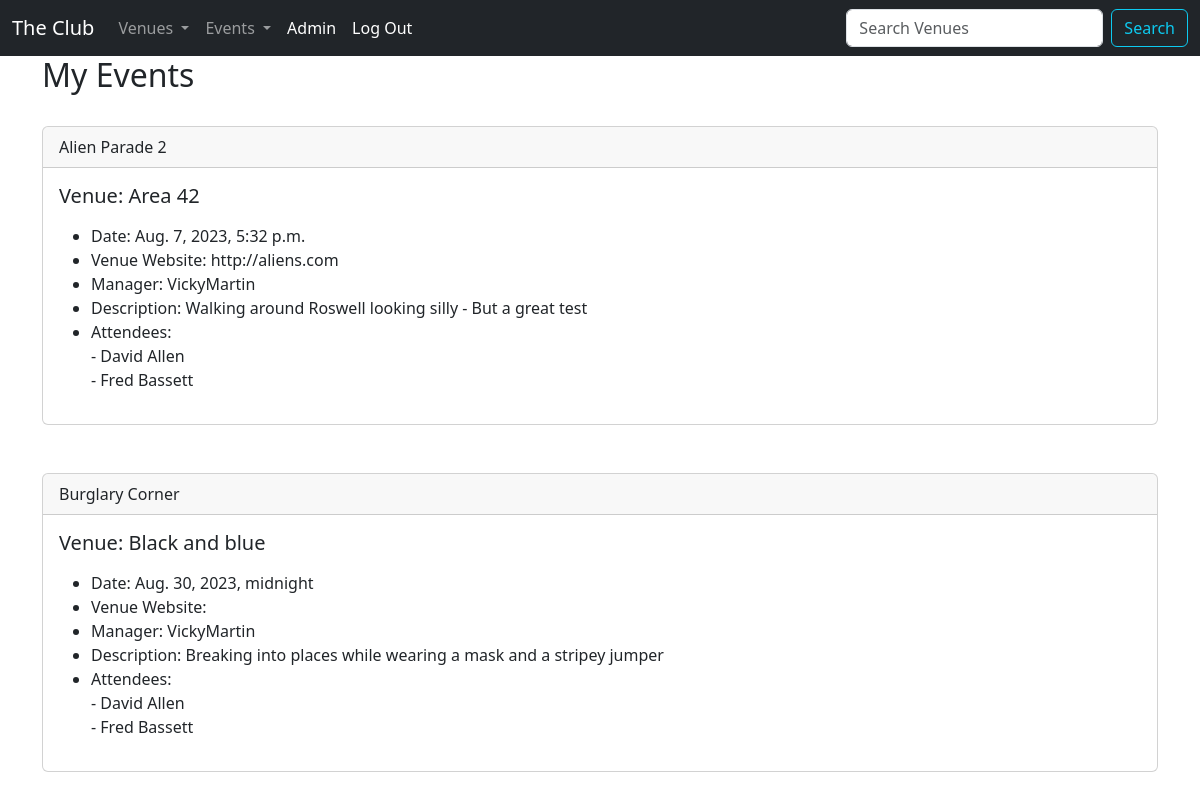
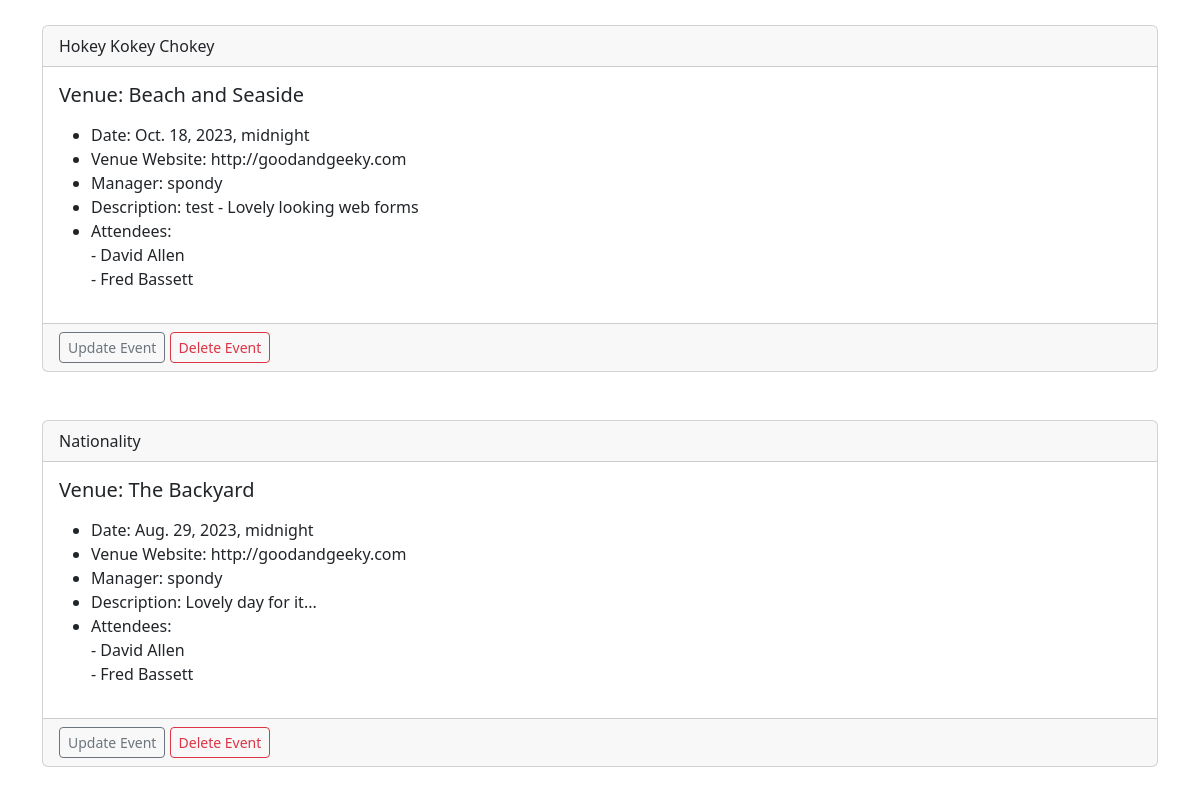
/my_events (signed in), run on an earlier commit of the app's database (2 pictures, top to bottom).
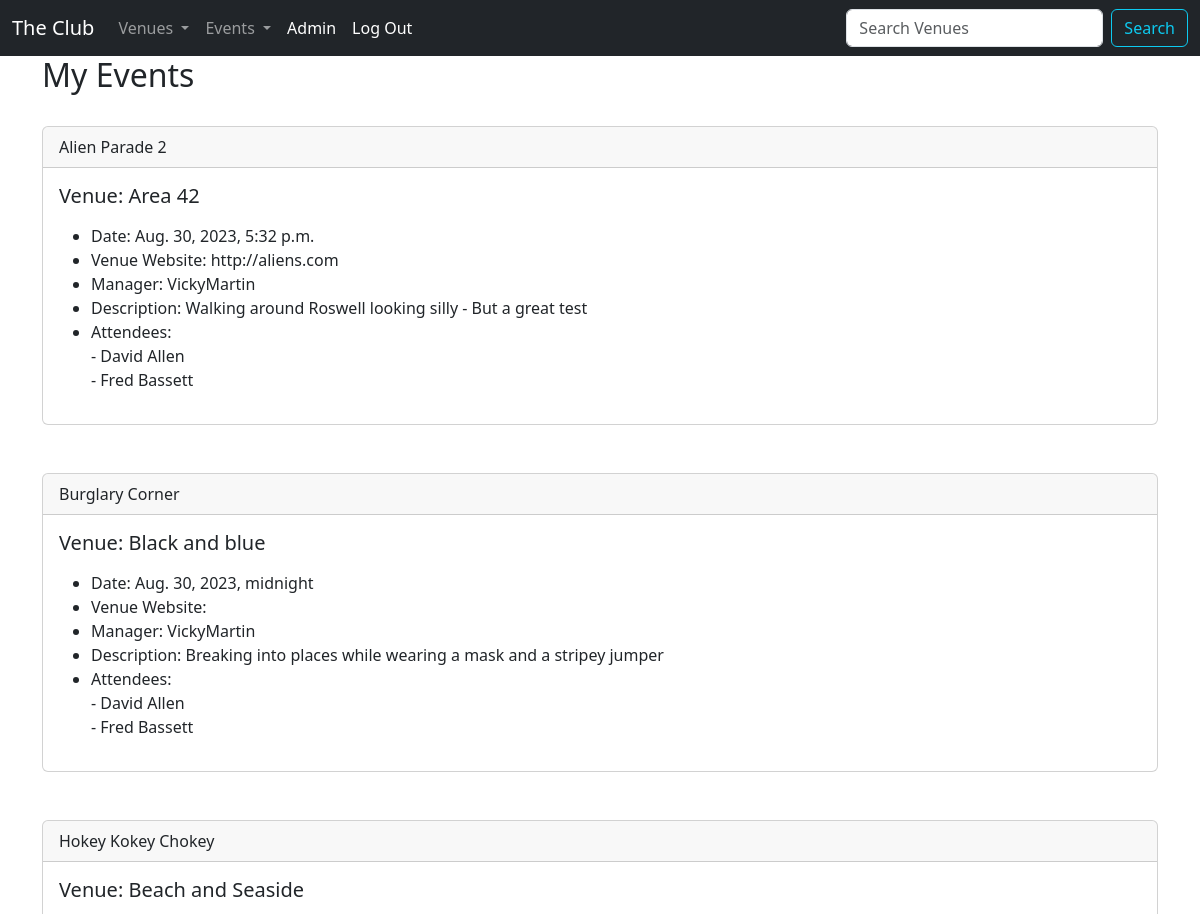
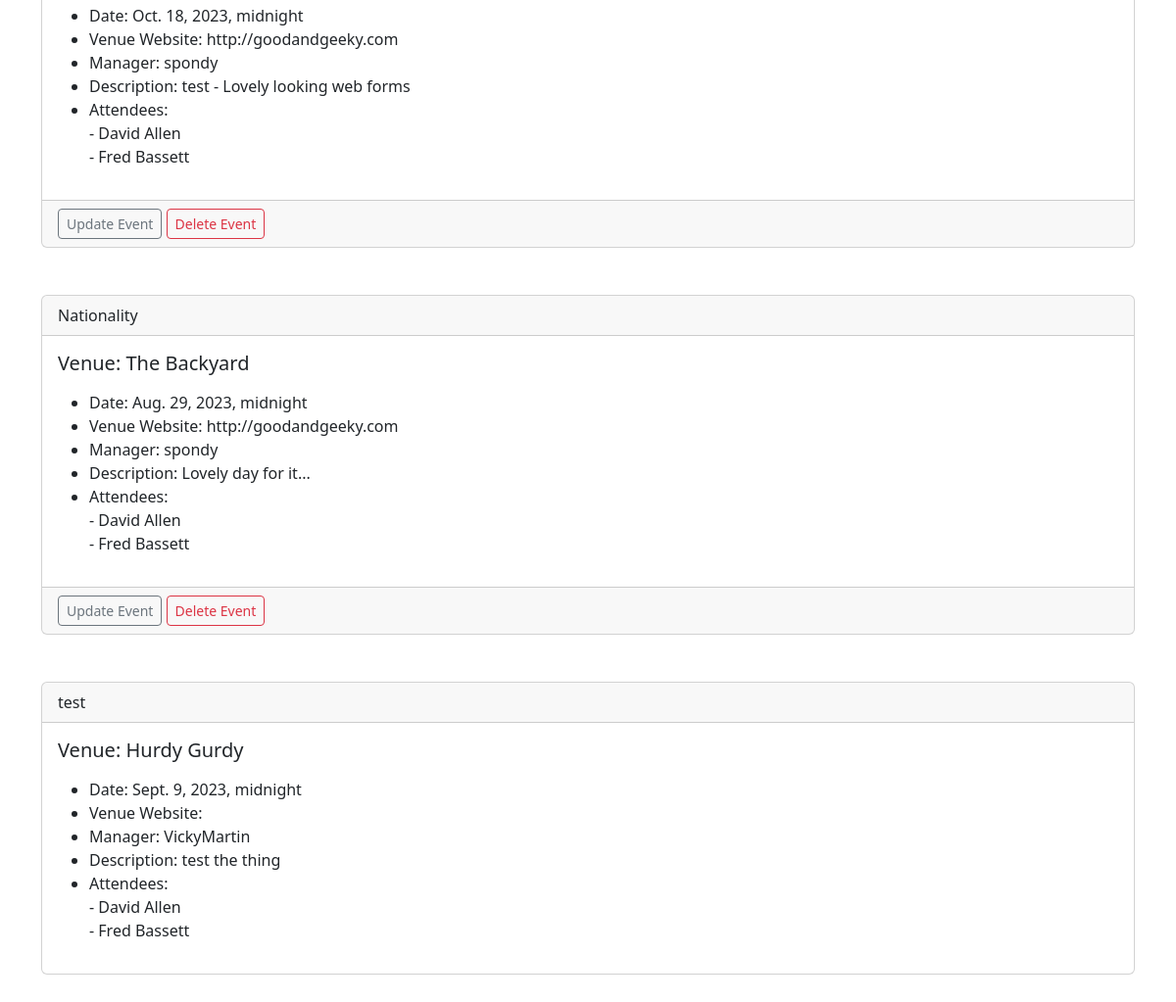
And on a later commit of the database (2 pictures, top to bottom).
### events/models.py (models this page shows, shortened)
class Event(models.Model):
    name = models.CharField("Event Name", max_length=120)
    event_date = models.DateTimeField("Event Date")
    venue = models.ForeignKey(Venue, blank=True, null=True, on_delete=models.CASCADE)
    manager = models.ForeignKey(User, blank=True, null=True, on_delete=models.SET_NULL)
    description = models.TextField(blank=True)
    attendees = models.ManyToManyField(MyClubUser, blank=True)
    approved = models.BooleanField("Approved", default=False)
    def __str__(self):
        return self.name

class Venue(models.Model):
    name = models.CharField("Venue Name", max_length=120)
    address = models.CharField(max_length=300)
    zip_code = models.CharField("Zip Code", max_length=15)
    phone = models.CharField("Contact Phone", max_length=25, blank=True)
    web = models.URLField("Website Address", blank=True)
    email_address = models.EmailField("Email Address", blank=True)
    owner = models.IntegerField("Venue Owner", blank=False, default=1)
    venue_image = models.ImageField(null=True, blank=True, upload_to="images/")
    def __str__(self):
        return self.name

class MyClubUser(models.Model):
    first_name = models.CharField(max_length=30)
    last_name = models.CharField(max_length=30)
    email = models.EmailField("User Email")
    def __str__(self):
        return self.first_name + " " + self.last_name

### events/views.py (the view)
# urls.py: path("my_events", views.my_events, name="my-events"),
def my_events(request):
    if request.user.is_authenticated:
        me = request.user.id
        events = Event.objects.filter(attendees=me).order_by("name")
        return render(request, "events/my_events.html", {"events": events})
    else:
        messages.success(request, ("You can't do that"))
        return redirect("home")

### events/templates/events/my_events.html
{% extends 'events/base.html' %}
{% block content %}
	<h2>My Events</h2>
	<br/>
	{% for event in events %}
<div class="card">
  <div class="card-header">
    {{ event }}
  </div>
  <div class="card-body">
    <h5 class="card-title">Venue: {{ event.venue }}</h5>
    <p class="card-text">
    	<ul>
        <li>Date: {{ event.event_date }}</li>
        <li>Venue Website: {{ event.venue.web }}</li>
        <li>Manager: {{ event.manager }}</li>
        <li>Description: {{ event.description }}</li>
        <li>Attendees:<br/>
          {% for user in event.attendees.all %}
         - {{ user }}<br/>
          {% endfor %}
          </li>
      </ul>
    </p>
  </div>
  {% if user.is_authenticated %}
    {% if user == event.manager %}
      <div class="card-footer text-muted">
        <a href="{% url 'update-event' event.id %}" class="btn btn-outline-secondary btn-sm">Update Event</a>
        <a href="{% url 'delete-event' event.id %}" class="btn btn-outline-danger btn-sm">Delete Event</a>
      </div>
    {% endif %}
  {% endif %}
</div>
	<br/><br/>
	{% endfor %}
{% endblock %}

What changed in the data, as far as the page shows it:
changed Event "Alien Parade 2": event_date "Aug. 7, 2023, 5:32 p.m." → "Aug. 30, 2023, 5:32 p.m."
added Event: name "test", venue "Hurdy Gurdy", event_date "Sept. 9, 2023, midnight", manager "VickyMartin", description "test the thing", MyClubUser (first_name+last_name "David Allen"), MyClubUser (first_name+last_name "Fred Bassett")
